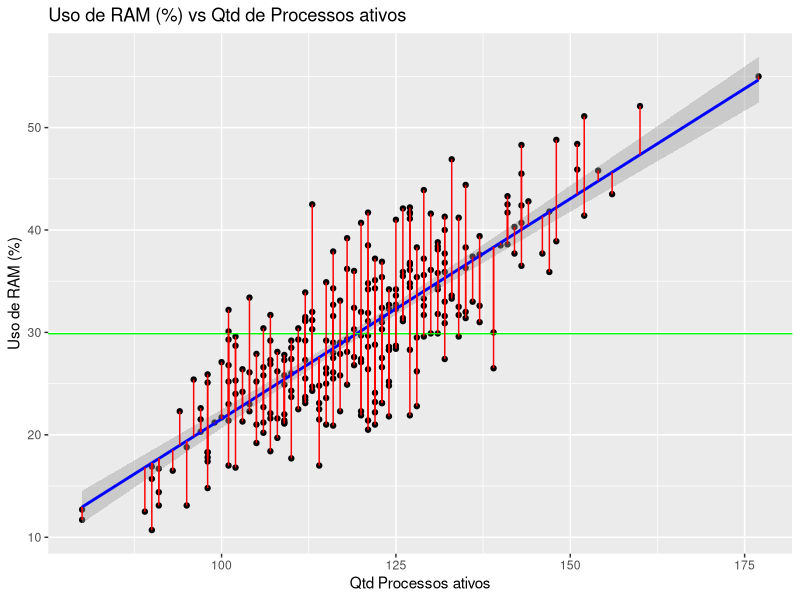
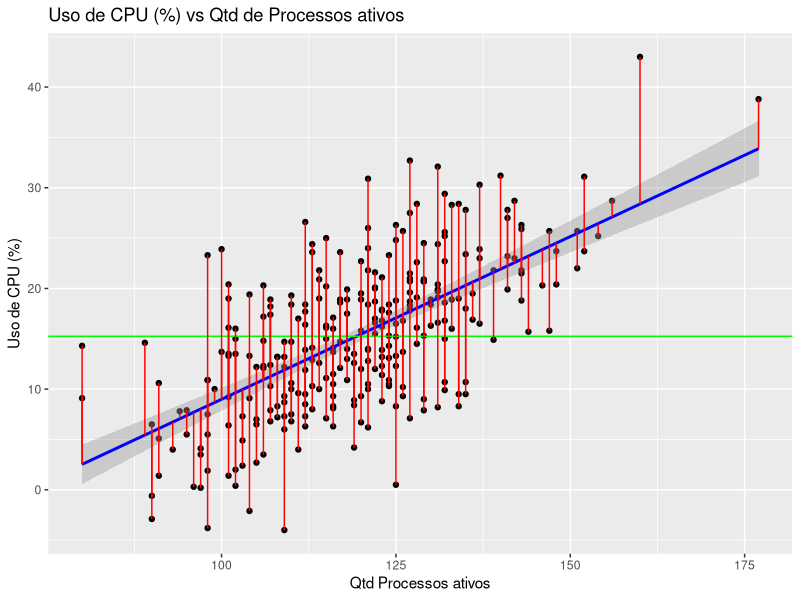

Here is the R script that generated these plots, in order:
df <- read.csv("dadosCaptura.csv")

#TRATAMENTO - Retirar colunas inutilizadas e transformar o df em colunar de acordo com medidas
df$MAC_ADDRESS <- NULL
df$DATA_ATUAL <- NULL

cpuPorc <- df[df$COMPONENTE == "Cpu" & df$MEDIDA == "Porcentagem", "VALOR"]
ramPorc <- df[df$COMPONENTE == "Ram" & df$MEDIDA == "Porcentagem", "VALOR"]
redeEnvi <- df[df$COMPONENTE == "Rede" & df$MEDIDA == "Enviada", "VALOR"]
qtdProcesso <- df[df$COMPONENTE == "Sistema" & df$MEDIDA == "Qtd Processos Ativos", "VALOR"]

dfColunar <- data.frame(
  cpuPorcentagem = cpuPorc,
  ramPorcentagem = ramPorc,
  redeEnviada = redeEnvi,
  qtdProcessos = qtdProcesso
)

#CORRELAÇÕES - Plotando a correlação entre as variaveis
cor_ram_qtd <- cor(dfColunar$ramPorcentagem, dfColunar$qtdProcessos)
cor_cpu_qtd <- cor(dfColunar$cpuPorcentagem, dfColunar$qtdProcessos)

cat("Correlação RAM (%) vs Qtd Processos ativos:", cor_ram_qtd, "\n")
cat("Correlação CPU (%) vs Qtd Processos ativos:", cor_cpu_qtd, "\n")


#CRIAÇÃO DOS MODELOS LINEARES - Regressão linear
modelo_ram <- lm(ramPorcentagem ~ qtdProcessos, data = dfColunar)
modelo_cpu <- lm(cpuPorcentagem ~ qtdProcessos, data = dfColunar)

library(ggplot2)

#GRAFICO ENTRE RAM E QTD PROCESSOS
grafico_ram <- ggplot(dfColunar, aes(x = qtdProcessos, y = ramPorcentagem)) +
  geom_point() +
  geom_smooth(method = "lm", color = "blue") +
  geom_hline(yintercept = mean(dfColunar$ramPorcentagem), color = "green") +
  labs(title = "Uso de RAM (%) vs Qtd de Processos ativos", x = "Qtd Processos ativos", y = "Uso de RAM (%)") +
  geom_segment(aes(
    x = qtdProcessos,
    y = ramPorcentagem,
    xend = qtdProcessos,
    yend = predict(modelo_ram)
  ), color = "red")

grafico_ram


#GRAFICO ENTRE CPU E QTD PROCESSOS
grafico_cpu <- ggplot(dfColunar, aes(x = qtdProcessos, y = cpuPorcentagem)) +
  geom_point() +
  geom_smooth(method = "lm", color = "blue") +
  geom_hline(yintercept = mean(dfColunar$cpuPorcentagem), color = "green") +
  labs(title = "Uso de CPU (%) vs Qtd de Processos ativos", x = "Qtd Processos ativos", y = "Uso de CPU (%)") +
  geom_segment(aes(
    x = qtdProcessos,
    y = cpuPorcentagem,
    xend = qtdProcessos,
    yend = predict(modelo_cpu)
  ), color = "red")

grafico_cpu


#COEFICIENTE DE DETERMINAÇÃO - Quanto os dados são explicados pelo modelo
SQt_ram <- sum((dfColunar$ramPorcentagem - mean(dfColunar$ramPorcentagem))^2)
SQres_ram <- sum((dfColunar$ramPorcentagem - predict(modelo_ram))^2)
R2_ram <- (SQt_ram - SQres_ram) / SQt_ram

SQt_cpu <- sum((dfColunar$cpuPorcentagem - mean(dfColunar$cpuPorcentagem))^2)
SQres_cpu <- sum((dfColunar$cpuPorcentagem - predict(modelo_cpu))^2)
R2_cpu <- (SQt_cpu - SQres_cpu) / SQt_cpu


cat(round(R2_ram * 100, 2), "% da variação no uso de RAM pode ser explicada pela quantidade de processos ativos\n")
cat(round(R2_cpu * 100, 2), "% da variação no uso de CPU pode ser explicada pela quantidade de processos ativos\n")
